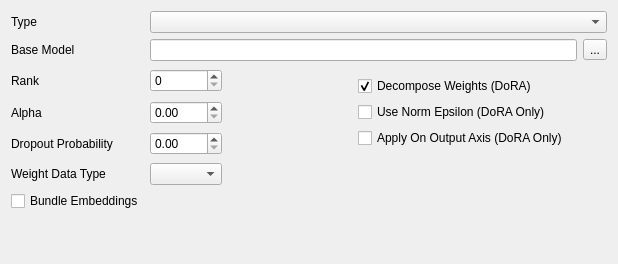
<?xml version="1.0" encoding="UTF-8"?>
<ui version="4.0">
 <class>Form</class>
 <widget class="QWidget" name="Form">
  <property name="geometry">
   <rect>
    <x>0</x>
    <y>0</y>
    <width>618</width>
    <height>264</height>
   </rect>
  </property>
  <property name="windowTitle">
   <string>Form</string>
  </property>
  <layout class="QGridLayout" name="gridLayout">
   <item row="0" column="0">
    <widget class="QLabel" name="label_26">
     <property name="text">
      <string>Type</string>
     </property>
     <property name="buddy">
      <cstring>typeCmb</cstring>
     </property>
    </widget>
   </item>
   <item row="0" column="1" colspan="4">
    <widget class="QComboBox" name="typeCmb">
     <property name="toolTip">
      <string>The type of low-parameter finetuning method</string>
     </property>
     <property name="editable">
      <bool>false</bool>
     </property>
     <property name="currentText">
      <string/>
     </property>
     <property name="currentIndex">
      <number>-1</number>
     </property>
     <property name="maxVisibleItems">
      <number>2</number>
     </property>
     <property name="maxCount">
      <number>2</number>
     </property>
    </widget>
   </item>
   <item row="1" column="0">
    <widget class="QLabel" name="label_27">
     <property name="text">
      <string>Base Model</string>
     </property>
     <property name="buddy">
      <cstring>baseModelLed</cstring>
     </property>
    </widget>
   </item>
   <item row="1" column="1" colspan="3">
    <widget class="QLineEdit" name="baseModelLed">
     <property name="toolTip">
      <string>The base LoRA to train on. Leave empty to create a new LoRA</string>
     </property>
    </widget>
   </item>
   <item row="1" column="4">
    <widget class="QToolButton" name="baseModelBtn">
     <property name="text">
      <string>...</string>
     </property>
    </widget>
   </item>
   <item row="2" column="0">
    <widget class="QLabel" name="label_28">
     <property name="text">
      <string>Rank</string>
     </property>
     <property name="buddy">
      <cstring>rankSbx</cstring>
     </property>
    </widget>
   </item>
   <item row="2" column="1">
    <widget class="QSpinBox" name="rankSbx">
     <property name="toolTip">
      <string>The rank parameter used when creating a new LoRA</string>
     </property>
     <property name="maximum">
      <number>512</number>
     </property>
    </widget>
   </item>
   <item row="2" column="2">
    <spacer name="horizontalSpacer_6">
     <property name="orientation">
      <enum>Qt::Orientation::Horizontal</enum>
     </property>
     <property name="sizeHint" stdset="0">
      <size>
       <width>27</width>
       <height>20</height>
      </size>
     </property>
    </spacer>
   </item>
   <item row="2" column="3" rowspan="3">
    <widget class="QFrame" name="doraFrm">
     <property name="frameShape">
      <enum>QFrame::Shape::NoFrame</enum>
     </property>
     <property name="frameShadow">
      <enum>QFrame::Shadow::Plain</enum>
     </property>
     <layout class="QVBoxLayout" name="verticalLayout_7">
      <item>
       <widget class="QCheckBox" name="decomposeCbx">
        <property name="toolTip">
         <string>Decompose LoRA Weights (aka, DoRA)</string>
        </property>
        <property name="text">
         <string>Decompose Weights (DoRA)</string>
        </property>
        <property name="checked">
         <bool>true</bool>
        </property>
       </widget>
      </item>
      <item>
       <widget class="QCheckBox" name="normCbx">
        <property name="toolTip">
         <string>Add an epsilon to the norm divison calculation in DoRA. Can aid in training stability, and also acts as regularization</string>
        </property>
        <property name="text">
         <string>Use Norm Epsilon (DoRA Only)</string>
        </property>
       </widget>
      </item>
      <item>
       <widget class="QCheckBox" name="outputAxisCbx">
        <property name="toolTip">
         <string>Apply the weight decomposition on the output axis instead of the input axis</string>
        </property>
        <property name="text">
         <string>Apply On Output Axis (DoRA Only)</string>
        </property>
       </widget>
      </item>
     </layout>
    </widget>
   </item>
   <item row="3" column="0">
    <widget class="QLabel" name="label_29">
     <property name="text">
      <string>Alpha</string>
     </property>
     <property name="buddy">
      <cstring>alphaSbx</cstring>
     </property>
    </widget>
   </item>
   <item row="3" column="1">
    <widget class="QDoubleSpinBox" name="alphaSbx">
     <property name="toolTip">
      <string>The alpha parameter used when creating a new LoRA</string>
     </property>
    </widget>
   </item>
   <item row="4" column="0">
    <widget class="QLabel" name="label_30">
     <property name="text">
      <string>Dropout Probability</string>
     </property>
     <property name="buddy">
      <cstring>DropoutSbx</cstring>
     </property>
    </widget>
   </item>
   <item row="5" column="0">
    <widget class="QLabel" name="label_31">
     <property name="text">
      <string>Weight Data Type</string>
     </property>
     <property name="buddy">
      <cstring>weightDTypeCmb</cstring>
     </property>
    </widget>
   </item>
   <item row="5" column="1">
    <widget class="QComboBox" name="weightDTypeCmb">
     <property name="toolTip">
      <string>The LoRA weight data type used for training. This can reduce memory consumption, but reduces precision</string>
     </property>
    </widget>
   </item>
   <item row="6" column="0">
    <widget class="QCheckBox" name="bundleCbx">
     <property name="toolTip">
      <string>Bundles any additional embeddings into the LoRA output file, rather than as separate files</string>
     </property>
     <property name="text">
      <string>Bundle Embeddings</string>
     </property>
    </widget>
   </item>
   <item row="7" column="0">
    <spacer name="verticalSpacer_6">
     <property name="orientation">
      <enum>Qt::Orientation::Vertical</enum>
     </property>
     <property name="sizeHint" stdset="0">
      <size>
       <width>20</width>
       <height>13</height>
      </size>
     </property>
    </spacer>
   </item>
   <item row="4" column="1">
    <widget class="QDoubleSpinBox" name="DropoutSbx">
     <property name="toolTip">
      <string>Dropout probability. This percentage of model nodes will be randomly ignored at each training step. Helps with overfitting. 0 disables, 1 maximum</string>
     </property>
     <property name="maximum">
      <double>1.000000000000000</double>
     </property>
     <property name="singleStep">
      <double>0.050000000000000</double>
     </property>
    </widget>
   </item>
  </layout>
 </widget>
 <tabstops>
  <tabstop>typeCmb</tabstop>
  <tabstop>baseModelLed</tabstop>
  <tabstop>baseModelBtn</tabstop>
  <tabstop>rankSbx</tabstop>
  <tabstop>alphaSbx</tabstop>
  <tabstop>DropoutSbx</tabstop>
  <tabstop>weightDTypeCmb</tabstop>
  <tabstop>bundleCbx</tabstop>
  <tabstop>decomposeCbx</tabstop>
  <tabstop>normCbx</tabstop>
  <tabstop>outputAxisCbx</tabstop>
 </tabstops>
 <resources/>
 <connections/>
</ui>
